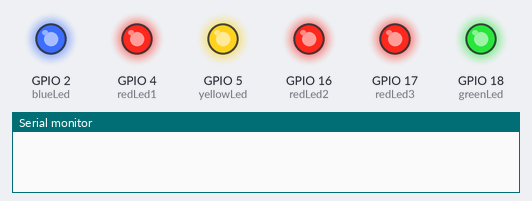
Simulated run of this program. Board: ESP32. On the bench: output pins drawn as LEDs (lit = HIGH), the last lines printed to the serial monitor. Random numbers use the default seed unless the program sets one.

Above: at 0.1 s.
At 2.1 s:
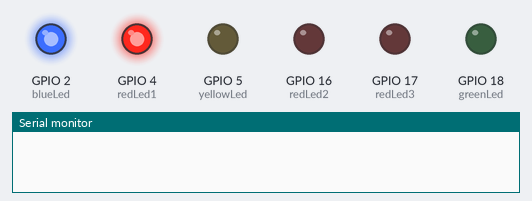
At 5.1 s:
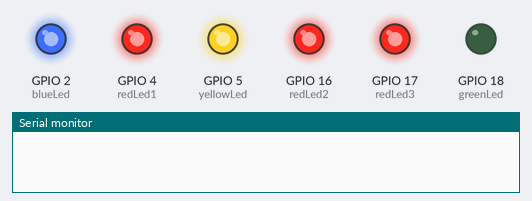
At 13.0 s:
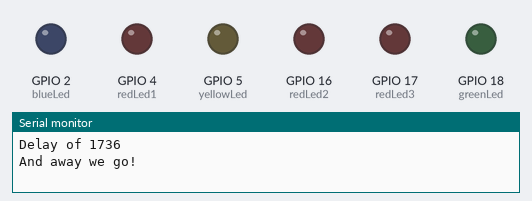
At 19.0 s:
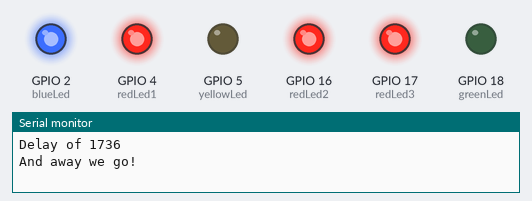
At 36.9 s:
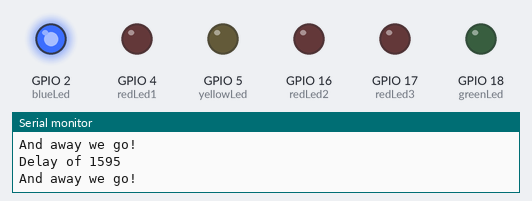
Timing chart, 0 to 38.4 s (numbered marks = the images above):
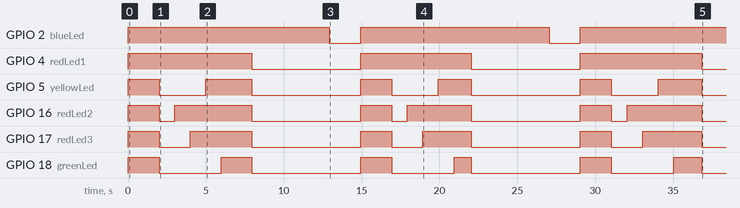

The program:

main.cpp
```cpp
#include <Arduino.h>

// led pinout
const int blueLed = 2;
const int redLed1 = 4;
const int redLed2 = 16;
const int redLed3 = 17;
const int yellowLed = 5;
const int greenLed = 18;

// put function declarations here:
void enableLed(int ledPinCode);
void disableLed(int ledPinCode);
void startCountdown();
void lightsOut();

void setup()
{
  // todo: loop through the array of pins
  pinMode(blueLed, OUTPUT);
  pinMode(redLed1, OUTPUT);
  pinMode(redLed2, OUTPUT);
  pinMode(redLed3, OUTPUT);
  pinMode(yellowLed, OUTPUT);
  pinMode(greenLed, OUTPUT);

  Serial.begin(115200);
  // seed the randomness
  randomSeed(analogRead(A0)); // if nothing connected to pin 0 then random analog noise should take care of this
}

void loop()
{
  // turn on blue led to show the app is running
  enableLed(blueLed);
  startCountdown();
  delay(5000);
  disableLed(blueLed);
  delay(2000);

  // turn this into an f1 reaction checker
}

void enableLed(int ledPinCode) {
  digitalWrite(ledPinCode, HIGH);
}

void disableLed(int ledPinCode) {
  digitalWrite(ledPinCode, LOW);
}

void startCountdown() {
  // turn on all leds
  enableLed(redLed1);
  enableLed(redLed2);
  enableLed(redLed3);
  enableLed(yellowLed);
  enableLed(greenLed);

  delay(2000); // wait with them on for 2 seconds.

  // turn off the leds
  disableLed(redLed1);
  disableLed(redLed2);
  disableLed(redLed3);
  disableLed(yellowLed);
  disableLed(greenLed);

  // enable the leds one by one
  enableLed(redLed1);
  delay(1000); // delay for 1 sec
  enableLed(redLed2);
  delay(1000); // delay for 1 sec
  enableLed(redLed3);
  delay(1000); // delay for 1 sec
  enableLed(yellowLed);
  delay(1000); // delay for 1 sec
  enableLed(greenLed);

  lightsOut();
  Serial.print("And away we go!\n");
};

void lightsOut() {
  const int minDelay = 200;
  const int maxDelay = 3000;

  delay(minDelay); // wait the min time regulated by the FIA in section 44.10

  int randomDelay = random(maxDelay);
  delay(randomDelay);
  // away we go

  disableLed(redLed1);
  disableLed(redLed2);
  disableLed(redLed3);
  disableLed(yellowLed);
  disableLed(greenLed);

  Serial.printf("\n\nDelay of %d\n", randomDelay);
}
```

Measured:
- by itself, GPIO 2 (blueLed): alternates HIGH for 12.5 s and LOW for 2.0 s
- by itself, GPIO 4 (redLed1): alternates HIGH for 7.8 s and LOW for 7.0 s
- by itself, GPIO 5 (yellowLed): LOW → HIGH at 0.00 s, → LOW 2.0 s later, → HIGH 3.0 s later, → LOW 2.9 s later, … (12 changes in this stretch)
- by itself, GPIO 16 (redLed2): LOW → HIGH at 0.00 s, → LOW 2.0 s later, → HIGH 1.0 s later, → LOW 4.9 s later, … (12 changes in this stretch)
- by itself, GPIO 17 (redLed3): LOW → HIGH at 0.00 s, → LOW 2.0 s later, → HIGH 2.0 s later, → LOW 3.9 s later, … (12 changes in this stretch)
- by itself, GPIO 18 (greenLed): LOW → HIGH at 0.00 s, → LOW 2.0 s later, → HIGH 4.0 s later, → LOW 1.9 s later, … (12 changes in this stretch)
